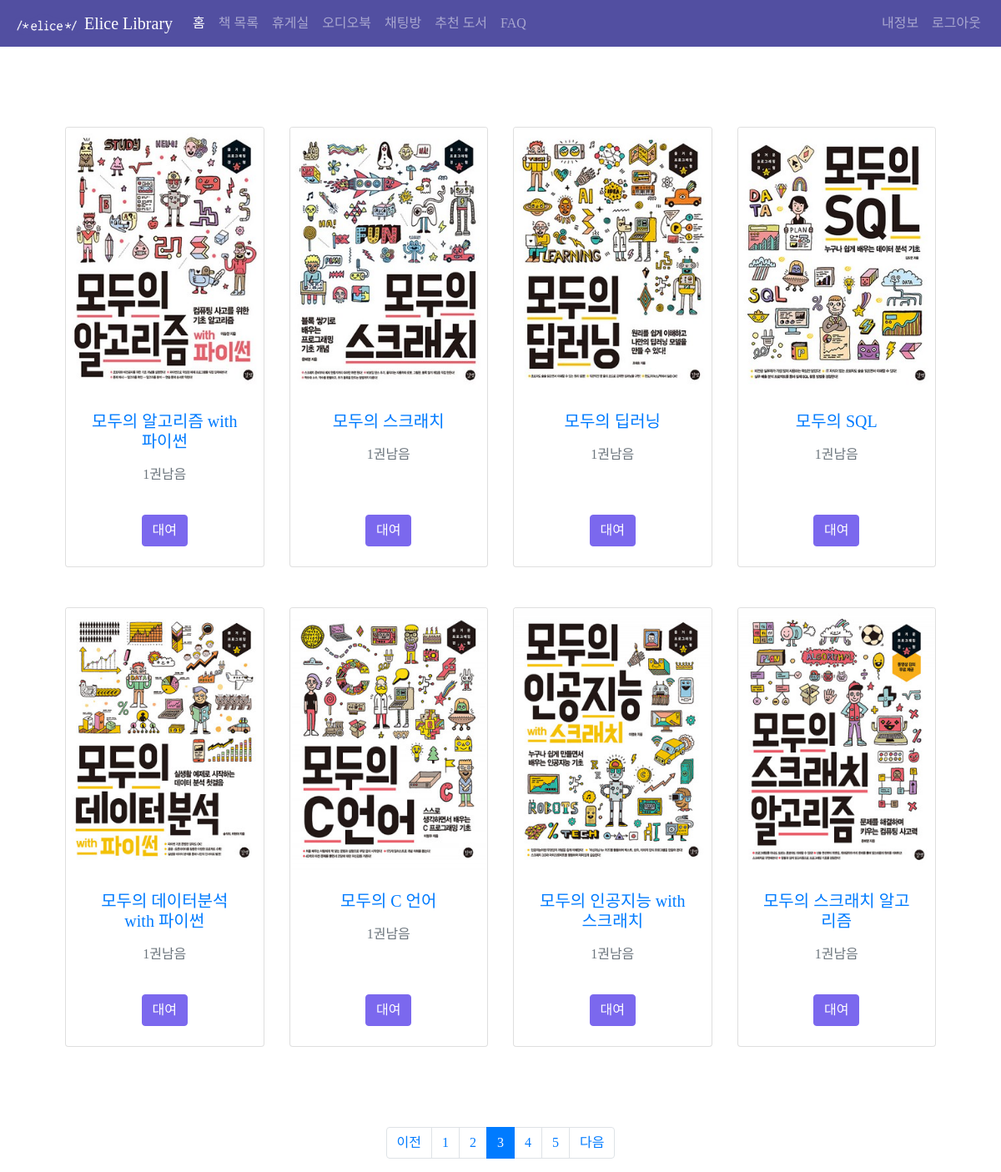
/book_list3 (signed in), run on the app's committed database.
### library_elice/models.py (models this page shows, shortened)
class Book(db.Model):
    id = db.Column(db.Integer(), primary_key=True)
    book_name = db.Column(db.String(length=30), nullable=False)
    publisher = db.Column(db.String(length=30), nullable=False)
    author = db.Column(db.String(length=30), nullable=False)
    publication_date = db.Column(db.DateTime)
    pages = db.Column(db.Integer)
    isbn = db.Column(db.Integer, nullable=False, unique=True)
    description = db.Column(db.String)
    link = db.Column(db.String)
    borrower = db.Column(db.Integer(), db.ForeignKey('user.id'), nullable=True)
    quantity = db.Column(db.Integer(), nullable=False, default=1)
    likes = db.relationship('Like', backref='book', passive_deletes=True)

### library_elice/routes.py (the view, shortened to what this page needs)
@app.route('/book_list3', methods=['GET', 'POST'])
def book_list_page3():
    borrow_form = BorrowForm()
    return_book_form = ReturnForm()
    if request.method == "GET":
        books = Book.query.all()
        users = User.query.all()
        borrowed_books = Book.query.filter_by(borrower=current_user.id)
        return render_template('book_list3.html', books=books, borrow_form=borrow_form, borrowed_books=borrowed_books, return_book_form=return_book_form, users=users)

### library_elice/models.py (called while the page is built)
@login_manager.user_loader
def load_user(user_id):
    return User.query.get(int(user_id))

### library_elice/templates/book_list3.html (shortened to what this page needs)
{% extends 'base.html' %}
{% block content %}
<link rel="stylesheet" href="static/test.css">
<link rel="stylesheet" href="static/library.css">
<section class="py-5">
    <div class="container px-4 px-lg-5 mt-5">
        <div class="row gx-4 gx-lg-5 row-cols-2 row-cols-md-3 row-cols-xl-4 justify-content-center">
            {% for book in books %}
            {% if book.id > 16 and book.id <= 24%}
            {% include 'includes/books_modals.html' %}
            <div class="col mb-5">
                <div class="card h-100">
                    <img class="card-img-top" src="../static/book_img/{{book.id}}.jpg" alt="...">
                    <div class="card-body p-4">
                        <div class="text-center">
                            <a data-toggle="modal" href="#Modal-MoreInfo-{{ book.id }}" style="text-decoration:none">
                                <h5 class="fw-bolder">{{ book.book_name }}</h5>
                            </a>
                            <span class="text-muted text-decoration-line-through">{{book.quantity}}권남음</span>
                        </div>
                    </div>
                    {% if book.quantity > 0 %}
                        <div class="card-footer p-4 pt-0 border-top-0 bg-transparent" style="text-align:center;">
                            <button class="btn btn-outline btn-success" data-toggle="modal" data-target="#Modal-BorrowConfirm-{{ book.id }}">대여</button>
                    {% else %}
                        <div class="card-footer p-4 pt-0 border-top-0 bg-transparent" style="text-align:center;">
                            <button class="btn btn-outline btn-success">대여불가</button>
                    {% endif %}
                    </div>
                </div>
            </div>
            {% endif %}
            {% endfor %}
</section>
<nav aria-label="...">
    <ul class="pagination justify-content-center">
      <li class="page-item">
        <a class="page-link" href="{{ url_for('book_list_page2') }}">이전</a>
      </li>
      <li class="page-item">
        <a class="page-link" href="{{ url_for('book_list_page') }}">1</a>
      </li>
      <li class="page-item">
        <a class="page-link" href="{{ url_for('book_list_page2') }}">2</a>
      </li>
      <li class="page-item active">
        <a class="page-link" href="{{ url_for('book_list_page3') }}">3</a>
      </li>
      <li class="page-item">
        <a class="page-link" href="{{ url_for('book_list_page4') }}">4</a>
      </li>
      <li class="page-item">
        <a class="page-link" href="{{ url_for('book_list_page5') }}">5</a>
      </li>
      <li class="page-item">
        <a class="page-link" href="{{ url_for('book_list_page4') }}">다음</a>
      </li>
    </ul>
</nav>
{% endblock %}

### library_elice/static/library.css (style rules this page uses)
.btn-success { background-color: #7B68EE; border-color: #7B68EE; }
body { font-family: "elice_baeum_regular"; }
nav { font-family: "elice_baeum_bold"; }
body { cursor: url(normal.cur), auto }
a { cursor: url(link.cur), auto }
.card-img-top { position: relative; width: 100%; height: 60%; }

### library_elice/templates/includes/books_modals.html (style rules this page uses)
* { margin: 0; padding: 0; box-sizing: border-box; }

### library_elice/templates/base.html (style rules this page uses)
body { background-color: #ffffff; color: rgb(0, 0, 0) }

### data on the page
Book: shows a picture, book_name "모두의 알고리즘 with 파이썬", quantity "1"
Book: shows a picture, book_name "모두의 스크래치", quantity "1"
Book: shows a picture, book_name "모두의 딥러닝", quantity "1"
Book: shows a picture, book_name "모두의 SQL", quantity "1"
Book: shows a picture, book_name "모두의 데이터분석 with 파이썬", quantity "1"
Book: shows a picture, book_name "모두의 C 언어", quantity "1"
Book: shows a picture, book_name "모두의 인공지능 with 스크래치", quantity "1"
Book: shows a picture, book_name "모두의 스크래치 알고리즘", quantity "1"
